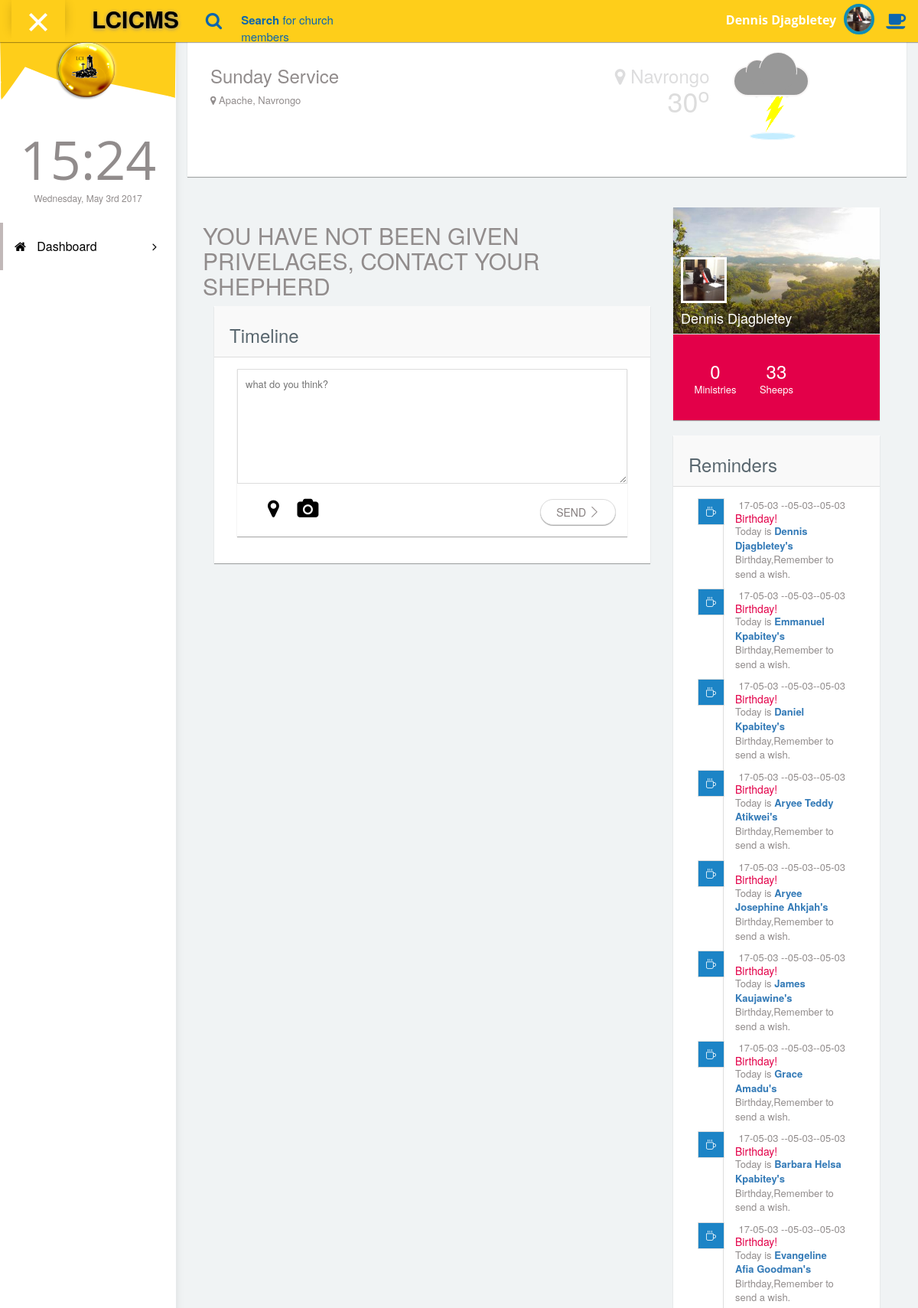
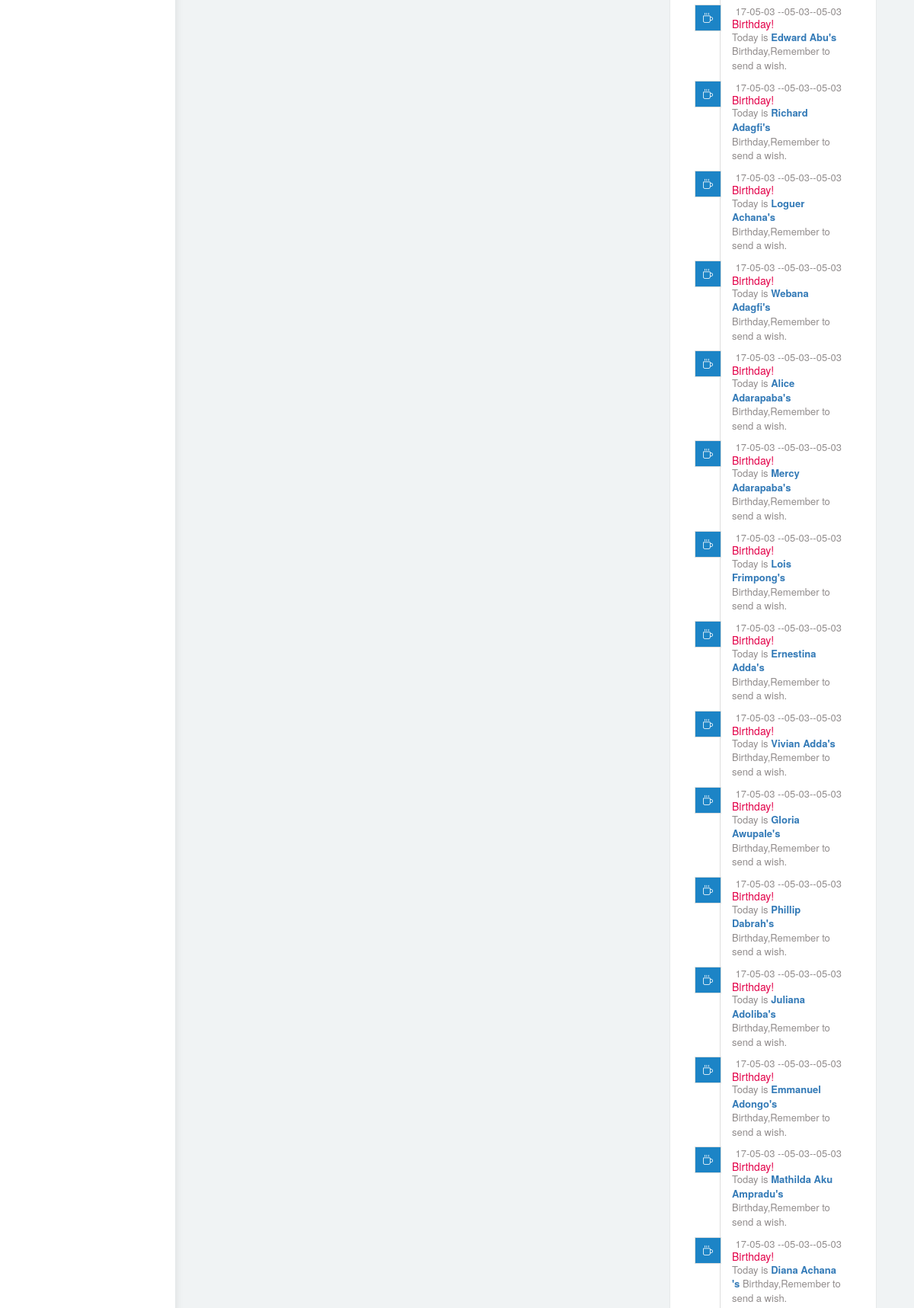
The page /cms/noaccount.php (signed in, upper part) on the database its author committed (2 pictures, top to bottom).
### tables this page shows
CREATE TABLE `accounts` (
  `accountid` int(250) NOT NULL,
  `username` varchar(250) NOT NULL,
  `password` varchar(250) NOT NULL,
  `realpass` varchar(255) NOT NULL,
  `account_type` int(255) NOT NULL,
  `memberid` int(255) NOT NULL,
  `administrator` int(255) NOT NULL,
  `ministry_head` int(255) NOT NULL,
  `shepherd` int(255) NOT NULL,
  `data_entry` int(255) NOT NULL,
  `follow_up` int(255) NOT NULL,
  `account` int(255) NOT NULL,
  `information` int(255) NOT NULL,
  `date` varchar(250) NOT NULL
);

CREATE TABLE `member` (
  `memberid` int(250) NOT NULL,
  `salutation` varchar(50) NOT NULL,
  `firstname` varchar(250) NOT NULL,
  `lastname` varchar(250) NOT NULL,
  `dob` varchar(255) NOT NULL,
  `gender` varchar(50) NOT NULL,
  `maritalstatus` varchar(250) NOT NULL,
  `occupation` varchar(250) NOT NULL,
  `nationality` varchar(250) NOT NULL,
  `residence` varchar(255) NOT NULL,
  `post_address` varchar(255) NOT NULL,
  `directiontohse` text NOT NULL,
  `mobile1` varchar(250) NOT NULL,
  `mobile2` varchar(255) NOT NULL,
  `email` varchar(250) NOT NULL,
  `branch_id` int(250) NOT NULL,
  `cp` int(250) NOT NULL,
  `cp_rel` varchar(255) NOT NULL,
  `cp_mobile` varchar(255) NOT NULL,
  `date` timestamp(6) NOT NULL DEFAULT CURRENT_TIMESTAMP(6) ON UPDATE CURRENT_TIMESTAMP(6),
  `picture` text NOT NULL,
  `lng` double NOT NULL,
  `lat` double NOT NULL,
  `bday` varchar(255) NOT NULL,
  `yearjoin` varchar(50) NOT NULL
);

### cms/database/database.php (called while the page is built, shortened)
<?php
class Database_conn {
    private $host = "localhost";
    private $user = "lcinavro_user";
    private $password = "lcinavro1234";
    private $database = "lcinavro_cms";
    function connectDB() {
        $conn = mysqli_connect($this->host, $this->user, $this->password, $this->database);
        return $conn;
    }
    function queryrow($query) {
        $result = mysqli_query($this->connectDB(), $query);
        $rows = mysqli_num_rows($result);
        return $rows;
    }
}
$process = new Database_conn();
?>

### cms/noaccount.php (the view, shortened to what this page needs)
<!DOCTYPE html>
<html lang="en">
<?php
include('database/database.php');
?>
<head>
    <link rel="stylesheet" type="text/css" href="asset/css/bootstrap.min.css">
      <link rel="stylesheet" type="text/css" href="asset/css/plugins/font-awesome.min.css"/>
      <link rel="stylesheet" type="text/css" href="asset/css/plugins/simple-line-icons.css"/>
      <link rel="stylesheet" type="text/css" href="asset/css/plugins/animate.min.css"/>
      <link rel="stylesheet" type="text/css" href="asset/css/plugins/fullcalendar.min.css"/>
	<link href="asset/css/style.css" rel="stylesheet">
  </head>
 <body id="LCICMS" class="dashboard">
  <?php
										$tablequeryhead="SELECT * FROM member INNER JOIN accounts ON accounts.memberid=member.memberid WHERE accounts.accountid='".$_SESSION['accountid']."'";
										$tableresulthead = mysqli_query($process->connectDB(),$tablequeryhead);
										$tablerowshead=mysqli_fetch_assoc($tableresulthead);
									   $tablequery="SELECT * FROM ministry_member WHERE memberid='".$tablerowshead['memberid']."'";
										$tableresult = mysqli_query($process->connectDB(),$tablequery);
										$ministrynum=mysqli_num_rows($tableresult);
										$tablequery="SELECT * FROM assignment WHERE shepherd='".$tablerowshead['memberid']."'";
										$tableresult = mysqli_query($process->connectDB(),$tablequery);
										$sheepnum=mysqli_num_rows($tableresult);
										  ?>
        <nav class="navbar navbar-default header navbar-fixed-top">
          <div class="col-md-12 nav-wrapper">
            <div class="navbar-header" style="width:100%;">
              <div class="opener-left-menu is-open">
                <span class="bottom"></span>
              </div>
                <a href="noaccount.php" class="navbar-brand">
                 <b>LCICMS</b>
                </a>
              <ul class="nav navbar-nav search-nav">
                <li>
                   <div class="search">
                    <span class="fa fa-search icon-search" style="font-size:23px;"></span>
                    <div class="form-group form-animate-text">
                      <input type="text" class="form-text" required>
                      <label class="label-search"><b>Search</b> for church members </label>
                    </div>
                  </div>
                </li>
              </ul>
              <ul class="nav navbar-nav navbar-right user-nav">
                <li class="user-name"><span><?php echo $tablerowshead['firstname'].' '.$tablerowshead['lastname']; ?></span></li>
                  <li class="dropdown avatar-dropdown">
                   <img src="<?php echo $tablerowshead['picture']; ?>" class="img-circle avatar" alt="user name" data-toggle="dropdown" aria-haspopup="true" aria-expanded="true"/>
                </li>
                <li ><a href="#" class="opener-right-menu"><span class="fa fa-coffee"></span></a></li>
              </ul>
            </div>
          </div>
        </nav>
      <div class="container-fluid LCICMS-wrapper">
            <div id="left-menu">
              <div class="sub-left-menu scroll">
                <ul class="nav nav-list">
                    <li><div class="left-bg"></div></li>
                    <li class="time">
                      <h1 class="animated fadeInLeft">21:00</h1>
                      <p class="animated fadeInRight">Sat,October 1st 2029</p>
                    </li>
                    <li class="active ripple">
                      <a class="tree-toggle nav-header"><span class="fa-home fa"></span> Dashboard
                        <span class="fa-angle-right fa right-arrow text-right"></span>
                      </a>
                    </li>
                  </ul>
                </div>
            </div>
            <div id="content">
                <div class="panel">
                  <div class="panel-body">
                      <div class="col-md-6 col-sm-12">
                        <h3 class="animated fadeInLeft">Sunday Service</h3>
                        <p class="animated fadeInDown"><span class="fa  fa-map-marker"></span> Apache, Navrongo</p>
                        <ul class="nav navbar-nav">
                            <li><a href="" ></a></li>
                            <li><a href="" class="active"></a></li>
                            <li><a href=""></a></li>
                            <li><a href=""></a></li>
                            <li><a href=""></a></li>
                        </ul>
                    </div>
                    <div class="col-md-6 col-sm-12">
                        <div class="col-md-6 col-sm-6 text-right" style="padding-left:10px;">
                          <h3 style="color:#DDDDDE;"><span class="fa  fa-map-marker"></span> Navrongo</h3>
                          <h1 style="margin-top: -10px;color: #ddd;">30<sup>o</sup></h1>
                        </div>
                        <div class="col-md-6 col-sm-6">
                           <div class="wheather">
                            <div class="stormy rainy animated pulse infinite">
                              <div class="shadow">
                              </div>
                            </div>
                            <div class="sub-wheather">
                              <div class="thunder">
                              </div>
                            </div>
                          </div>
                        </div>
                    </div>
                  </div>
                </div>
                <div class="col-md-12" style="padding:20px;">
                    <div class="col-md-12 padding-0">
                        <div class="col-md-8 padding-0">
                            <div class="col-md-12 padding-0">
                               <h2> YOU HAVE NOT BEEN GIVEN PRIVELAGES, CONTACT YOUR SHEPHERD</h2>
                            </div>
                            <div class="col-md-12">
            <div class="panel">
              <div class="panel-heading"><h3> Timeline</h3></div>
              <div class="panel-body">
                <div class="col-md-12">
				 <div class="box-v5 panel">
				 <form method="post" id="post" >
                    <div class="panel-heading padding-0 bg-white border-none">
                        <textarea placeholder="what do you think?" name="timelinepost"></textarea>
                    </div>
                    <div class="panel-body">
                      <div class="col-md-12 padding-0">
                        <div class="col-md-6 col-sm-6 col-xs-6 tool">
                          <a href="#">
                            <span class="fa fa-map-marker fa-2x"></span>
                          </a>
                          <a href="#">
                            <span class="fa fa-camera fa-2x"></span>
                          </a>
                        </div>
                        <div class="col-md-6 col-sm-6 col-xs-6 padding-0">
                          <button type="submit" class="btn btn-round pull-right" name="submit">
                            <span>SEND</span>
                            <span class="icon-arrow-right icons"></span>
                          </button>
                        </div>
                      </div>
                    </div>
					</form>
                  </div>
                </div>
              </div>
            </div>
                            </div>
                        </div>
                        <div class="col-md-4">
                            <div class="col-md-12 padding-0">
                              <div class="panel box-v2">
                                  <div class="panel-heading padding-0">
                                    <img src="asset/img/bg2.jpg" class="box-v2-cover img-responsive"/>
                                    <div class="box-v2-detail">
                                      <img src="<?php echo $tablerowshead['picture']; ?>" class="img-responsive"/>
                                      <h4><?php echo $tablerowshead['firstname'].' '.$tablerowshead['lastname']; ?></h4>
                                    </div>
                                  </div>
                                  <div class="panel-body">
                                    <div class="col-md-12 padding-0 text-center">
                                      <div class="col-md-4 col-sm-4 col-xs-6 padding-0">
                                          <h3><?php echo $ministrynum; ?></h3>
                                          <p>Ministries</p>
                                      </div>
                                      <div class="col-md-4 col-sm-4 col-xs-6 padding-0">
                                          <h3><?php echo $sheepnum; ?></h3>
                                          <p>Sheeps</p>
                                      </div>
                                      <div class="col-md-4 col-sm-4 col-xs-12 padding-0">
                                      </div>
                                    </div>
                                  </div>
                              </div>
                            </div>
                            <div class="col-md-12 padding-0">
                             <div class="panel">
              <div class="panel-heading"><h3>Reminders</h3></div>
                <div class="panel-body">
				 <?php
				  $date = date("m-d");
					 $date2 = date("y-m-d");
										$tablequery="SELECT * FROM member ";
										$tableresult = mysqli_query($process->connectDB(),$tablequery);
		                                $tablerows=$process->queryrow($tablequery);
		                                if($tablerows>0){
										while($tablerows=mysqli_fetch_assoc($tableresult)) {
										if($bday=$date){
										  ?>
					 <div class="col-md-12 iconic-timeline">
                    <div class="col-md-2 iconic-timeline-icon">
                      <i class="icon-cup icons icon-primary"></i>
                    </div>
                    <div class="col-md-10 iconic-timeline-detail">
                      <span class="pull-right"><?php echo $date2; ?> --<?php echo $bday; ?>--<?php echo $date; ?></span>
                      <h5 style="color:#E30049;">Birthday!
                      </h5>
                      <p> Today is <b><font style="color:#337ab7;"><?php echo $tablerows['firstname']." ".$tablerows['lastname']."'s"; ?></font></b> Birthday,Remember to send a wish.</p>
                    </div>
                  </div>
				  <?php
										}else{
											echo '';
										}}}else{
											echo '';
										}
				  ?>
                </div>
              </div>
                            </div>
                        </div>
                    </div>
                </div>
      		  </div>
      </div>
  </body>
</html>

### rows shown on the page
accounts: memberid.firstname "Dennis", memberid.lastname "Djagbletey", memberid.picture (picture)
member: bday "05-03", firstname "Dennis", lastname "Djagbletey"
member: bday "05-03", firstname "Emmanuel", lastname "Kpabitey"
member: bday "05-03", firstname "Daniel", lastname "Kpabitey"
member: bday "05-03", firstname "Aryee", lastname "Teddy Atikwei"
member: bday "05-03", firstname "Aryee", lastname "Josephine Ahkjah"
member: bday "05-03", firstname "James", lastname "Kaujawine"
member: bday "05-03", firstname "Grace", lastname "Amadu"
member: bday "05-03", firstname "Barbara", lastname "Helsa Kpabitey"
member: bday "05-03", firstname "Evangeline", lastname "Afia Goodman"
member: bday "05-03", firstname "Edward", lastname "Abu"
member: bday "05-03", firstname "Richard", lastname "Adagfi"
member: bday "05-03", firstname "Loguer", lastname "Achana"
member: bday "05-03", firstname "Webana", lastname "Adagfi"
member: bday "05-03", firstname "Alice", lastname "Adarapaba"
member: bday "05-03", firstname "Mercy", lastname "Adarapaba"
member: bday "05-03", firstname "Lois", lastname "Frimpong"
member: bday "05-03", firstname "Ernestina", lastname "Adda"
member: bday "05-03", firstname "Vivian", lastname "Adda"
member: bday "05-03", firstname "Gloria", lastname "Awupale"
member: bday "05-03", firstname "Phillip", lastname "Dabrah"
member: bday "05-03", firstname "Juliana", lastname "Adoliba"
member: bday "05-03", firstname "Emmanuel", lastname "Adongo"
member: bday "05-03", firstname "Mathilda", lastname "Aku Ampradu"
member: bday "05-03", firstname "Diana", lastname "Achana"

### other values the page prints
$ministrynum "0"
$sheepnum "33"
